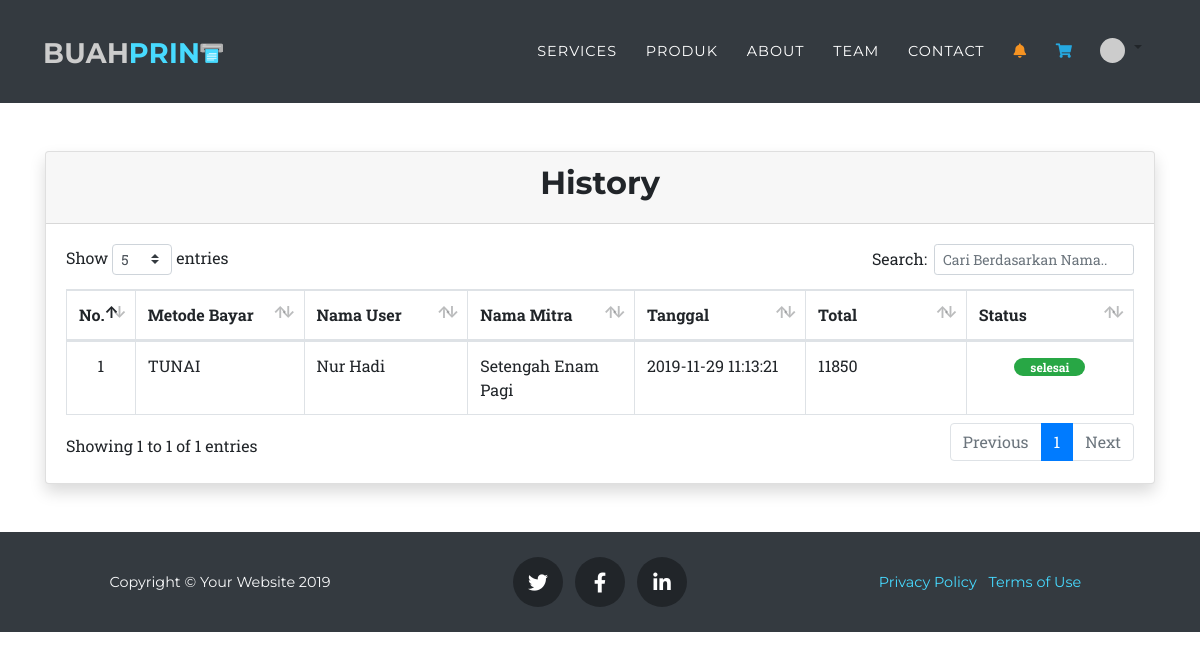
Screenshot of /ejsc/history_user.php (signed in) with the database file from the repository.
### tables this page shows
CREATE TABLE `transaksi` (
  `ID_TRANSAKSI` varchar(10) NOT NULL,
  `ID_METODE` varchar(10) NOT NULL,
  `ID_USER` char(10) NOT NULL,
  `ID_MITRA` char(10) DEFAULT NULL,
  `TGL_TRANSAKSI` datetime NOT NULL,
  `TOTAL_TRANSAKSI` int(10) NOT NULL,
  `STATUS_TRANSAKSI` int(11) NOT NULL
);

CREATE TABLE `metode_bayar` (
  `ID_METODE` varchar(10) NOT NULL,
  `NAMA_METODE` varchar(20) NOT NULL
);

CREATE TABLE `user` (
  `ID_USER` char(10) NOT NULL,
  `NAMA_USER` varchar(40) NOT NULL,
  `STATUS_USER` int(1) NOT NULL DEFAULT '1',
  `SALDO_USER` int(11) NOT NULL,
  `FOTO_IDENTITAS` varchar(200) DEFAULT NULL,
  `EMAIL_USER` varchar(100) NOT NULL,
  `NO_HP_USER` varchar(13) NOT NULL,
  `ALAMAT_USER` text NOT NULL,
  `USERNAME_USER` varchar(50) NOT NULL,
  `PASSWORD_USER` varchar(32) NOT NULL
);

CREATE TABLE `mitra` (
  `ID_MITRA` char(10) NOT NULL,
  `NAMA_MITRA` varchar(40) NOT NULL,
  `EMAIL_MITRA` varchar(100) NOT NULL,
  `NO_HP_MITRA` varchar(13) NOT NULL,
  `TELEPHONE_MITRA` varchar(13) NOT NULL,
  `ALAMAT_MITRA` text NOT NULL,
  `FOTO_PROFILE` varchar(200) NOT NULL,
  `COVER` varchar(200) NOT NULL,
  `STATUS_MITRA` int(11) NOT NULL,
  `SALDO_MITRA` int(11) NOT NULL,
  `LOCATION_MITRA` text,
  `USERNAME_MITRA` varchar(50) NOT NULL,
  `PASSWORD_MITRA` varchar(32) NOT NULL
);

### ejsc/history_user.php (the view, shortened to what this page needs)
<?php
include 'includes/config.php';
require 'includes/header_content.php';
if(isset($_SESSION['id_user'])){
  $id_user = $_SESSION['id_user'];
  $result = mysqli_query(
    $con,
    "SELECT * FROM transaksi,metode_bayar,user,mitra
    WHERE transaksi.ID_METODE = metode_bayar.ID_METODE
    AND transaksi.ID_USER = user.ID_USER
    AND transaksi.ID_MITRA = mitra.ID_MITRA
    AND user.ID_USER = '$id_user'"
);
}
?>
<div class="container">
  <div class="row justify-content-center">
    <div class="col-md-12 py-5">
      <div class="card shadow">
        <div class="card-header text-center">
          <h2>History</h2>
        </div>
        <div class="card-body">
        <div class="table-responsive">
                <table class="table table-bordered" id="dataTable" width="100%" cellspacing="0">
                    <thead>
                        <tr>
                            <th>No.</th>
                            <th>Metode Bayar</th>
                            <th>Nama User</th>
                            <th>Nama Mitra</th>
                            <th>Tanggal</th>
                            <th>Total</th>
                            <th>Status</th>
                        </tr>
                    </thead>
                    <tbody>
                        <?php $i = 0;
                        while ($data_transaksi = mysqli_fetch_assoc($result)) {
                            $nama_metode = $data_transaksi['NAMA_METODE'];
                            $nama_user = $data_transaksi['NAMA_USER'];
                            $nama_mitra = $data_transaksi['NAMA_MITRA'];
                            $tgl_transaksi = $data_transaksi['TGL_TRANSAKSI'];
                            $total_transaksi = $data_transaksi['TOTAL_TRANSAKSI'];
                            $status_transaksi = $data_transaksi['STATUS_TRANSAKSI'];
                            $i += 1;
                            ?>
                            <tr>
                                <td class="text-center" style="width:10px"><?= $i ?></td>
                                <td style="width:200px;"><?= $nama_metode ?></td>
                                <td style="width:200px;"><?= $nama_user ?></td>
                                <td style="width:200px;"><?= $nama_mitra ?></td>
                                <td style="width:200px;"><?= $tgl_transaksi ?></td>
                                <td style="width:200px;"><?= $total_transaksi ?></td>
                                <td style="width:200px;" class="text-center">
                                    <?php if ($status_transaksi == 0) {
                                            echo '<span class="badge badge-pill badge-info px-3">belum diproses</span>';
                                        } else if ($status_transaksi == 1) {
                                            echo '<span class="badge badge-pill badge-primary px-3">diproses</span>';
                                        } else {
                                            echo '<span class="badge badge-pill badge-success px-3">selesai</span>';
                                        } ?></td>
                            </tr>
                        <?php } ?>
                    </tbody>
                </table>
            </div>
        </div>
      </div>
    </div>
  </div>
</div>
<?php
require 'includes/footer.php';
?>

### ejsc/css/agency.css (style rules this page uses)
html { scroll-behavior: smooth; }
body { overflow-x: hidden; font-family: 'Roboto Slab', -apple-system, BlinkMacSystemFont, 'Segoe UI', Roboto, 'Helvetica Neue', Arial, sans-serif, 'Apple Color Emoji', 'Segoe UI Emoji', 'Segoe UI Symbol', 'Noto Color Emoji'; }
h1, h2, h3, h4, h5, h6 { font-weight: 700; font-family: 'Montserrat', -apple-system, BlinkMacSystemFont, 'Segoe UI', Roboto, 'Helvetica Neue', Arial, sans-serif, 'Apple Color Emoji', 'Segoe UI Emoji', 'Segoe UI Symbol', 'Noto Color Emoji'; }

### rows the page displays
transaksi: ID_METODE.NAMA_METODE "TUNAI", ID_USER.NAMA_USER "Nur Hadi", ID_MITRA.NAMA_MITRA "Setengah Enam Pagi", TGL_TRANSAKSI "2019-11-29 11:13:21", TOTAL_TRANSAKSI "11850", STATUS_TRANSAKSI "selesai"
